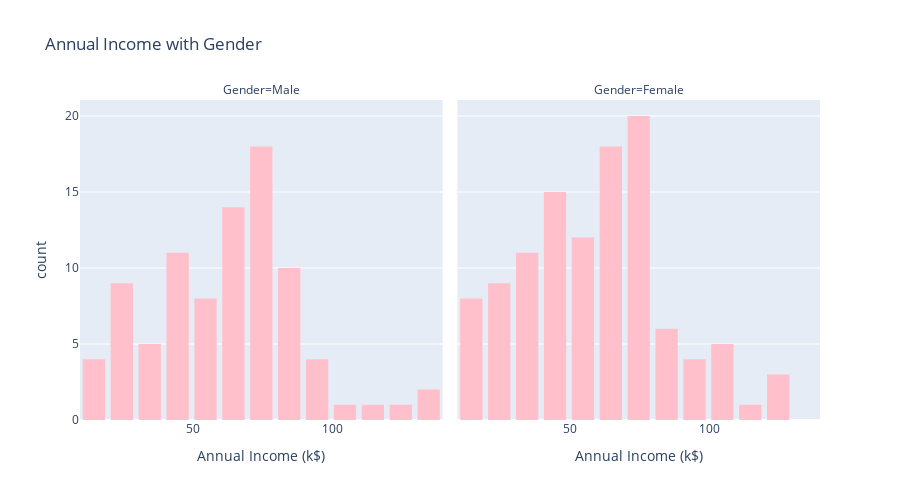

The cell this chart's notebook holds for it:
### Markdown cell above
Even though "Male" has more average income they spend less money

### Code cell
fig = px.histogram(
    data_frame=data,
    x="Annual Income (k$)",
    title="Annual Income with Gender",
    facet_col="Gender",
    color_discrete_sequence=["pink"],
    height=500,
)
fig.update_layout(bargap=0.2)
fig.show()

### Figure 1 — Plotly figure (JSON) as saved in the notebook; plotly's stock layout.template omitted (floating-point values rounded to 4 significant figures)
{"data": [{"alignmentgroup": "True", "bingroup": "x", "hovertemplate": "Gender=Male<br>Annual Income (k$)=%{x}<br>count=%{y}<extra></extra>", "legendgroup": "", "marker": {"color": "pink", "pattern": {"shape": ""}}, "name": "", "offsetgroup": "", "orientation": "v", "showlegend": false, "type": "histogram", "x": [15, 15, 19, 19, 20, 20, 21, 23, 24, 24, 25, 28, 28, 30, 33, 33, 38, 39, 42, 43, 43, 44, 46, 46, 46, 48, 48, 48, 49, 54, 54, 54, 54, 54, 54, 54, 59, 60, 60, 61, 61, 62, 62, 62, 63, 63, 63, 63, 64, 67, 69, 71, 71, 71, 71, 71, 71, 73, 73, 74, 75, 77, 77, 77, 78, 78, 78, 78, 78, 81, 85, 86, 87, 87, 87, 87, 87, 88, 88, 93, 93, 98, 99, 101, 113, 126, 137, 137], "xaxis": "x", "yaxis": "y"}, {"alignmentgroup": "True", "bingroup": "x", "hovertemplate": "Gender=Female<br>Annual Income (k$)=%{x}<br>count=%{y}<extra></extra>", "legendgroup": "", "marker": {"color": "pink", "pattern": {"shape": ""}}, "name": "", "offsetgroup": "", "orientation": "v", "showlegend": false, "type": "histogram", "x": [16, 16, 17, 17, 18, 18, 19, 19, 20, 20, 21, 23, 25, 28, 28, 29, 29, 30, 33, 33, 34, 34, 37, 37, 38, 39, 39, 39, 40, 40, 40, 40, 42, 43, 43, 44, 46, 47, 47, 48, 48, 48, 49, 50, 50, 54, 54, 54, 54, 54, 57, 57, 58, 58, 59, 60, 60, 60, 60, 62, 62, 62, 63, 63, 64, 65, 65, 65, 65, 67, 67, 67, 69, 70, 70, 72, 72, 73, 73, 74, 75, 76, 76, 77, 78, 78, 78, 78, 78, 78, 78, 79, 79, 81, 85, 86, 87, 88, 88, 97, 97, 98, 99, 101, 103, 103, 103, 103, 113, 120, 120, 126], "xaxis": "x2", "yaxis": "y2"}], "layout": {"annotations": [{"font": {}, "showarrow": false, "text": "Gender=Male", "x": 0.245, "xanchor": "center", "xref": "paper", "y": 1, "yanchor": "bottom", "yref": "paper"}, {"font": {}, "showarrow": false, "text": "Gender=Female", "x": 0.755, "xanchor": "center", "xref": "paper", "y": 1, "yanchor": "bottom", "yref": "paper"}], "bargap": 0.2, "barmode": "relative", "height": 500, "legend": {"tracegroupgap": 0}, "title": {"text": "Annual Income with Gender"}, "xaxis": {"anchor": "y", "domain": [0, 0.49], "title": {"text": "Annual Income (k$)"}}, "xaxis2": {"anchor": "y2", "domain": [0.51, 1], "matches": "x", "title": {"text": "Annual Income (k$)"}}, "yaxis": {"anchor": "x", "domain": [0, 1], "title": {"text": "count"}}, "yaxis2": {"anchor": "x2", "domain": [0, 1], "matches": "y", "showticklabels": false}}}
